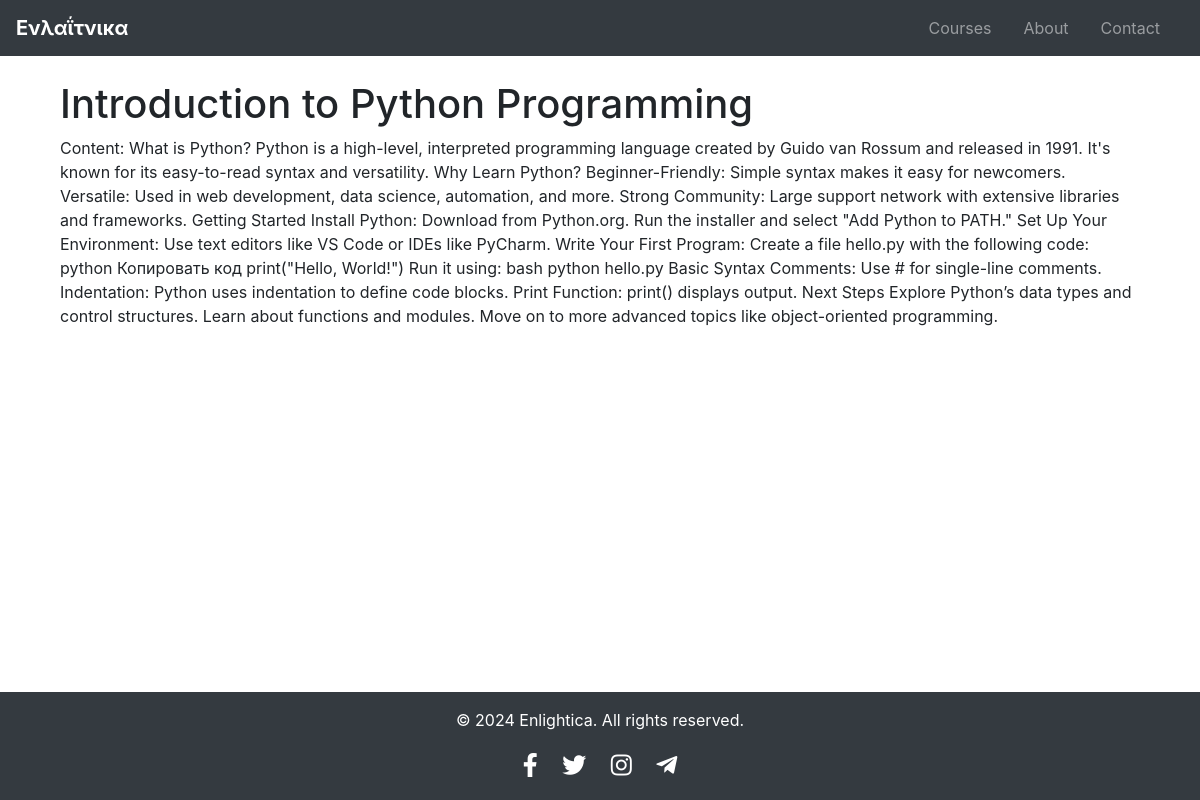
/lesson/1/, run on the app's committed database.
### index/models.py (models this page shows, shortened)
class Lesson(models.Model):
    name = models.CharField(max_length=256)
    course = models.ForeignKey(Course, on_delete=models.CASCADE)
    content = models.TextField(blank=True)
    video = models.FileField(upload_to='static/lesson_videos/', blank=True)
    order = models.IntegerField()

### index/views.py (the view)
# urls.py: path('lesson/<int:lesson_id>/', views.get_lesson, name='lesson'),
def get_lesson(request, lesson_id):
    exact_lesson = Lesson.objects.get(id=lesson_id)
    context = {
        'lesson': exact_lesson
    }
    return render(request, 'index/lesson.html', context)

### index/templates/index/lesson.html (shortened to what this page needs)
{% extends 'index/base.html' %}
{% block content %}
    <div class="container mt-4">
        <h1>{{ lesson.name }}</h1>
        Content: {{ lesson.content }}
    </div>
{% endblock %}

### index/templates/index/base.html (style rules this page uses)
html, body { height: 100%; margin: 0; }

### data on the page
Lesson: name "Introduction to Python Programming", content "What is Python? Python is a high-level, interpreted programming language created by Guido van Rossum and released in 1991. It's known for its easy-to-read syntax and versatility. Why Learn Python? Beginner-Friendly: Simple syntax makes it easy for newcomers. Versatile: Used in web development, data science, automation, and more. Strong Community: Large support network with extensive libraries and frameworks. Getting Started Install Python: Download from Python.org. Run the installer and select \"Add Python to PATH.\" Set Up Your Environment: Use text editors like VS Code or IDEs like PyCharm. Write Your First Program: Create a file hello.py with the following code: python Копировать код…"
